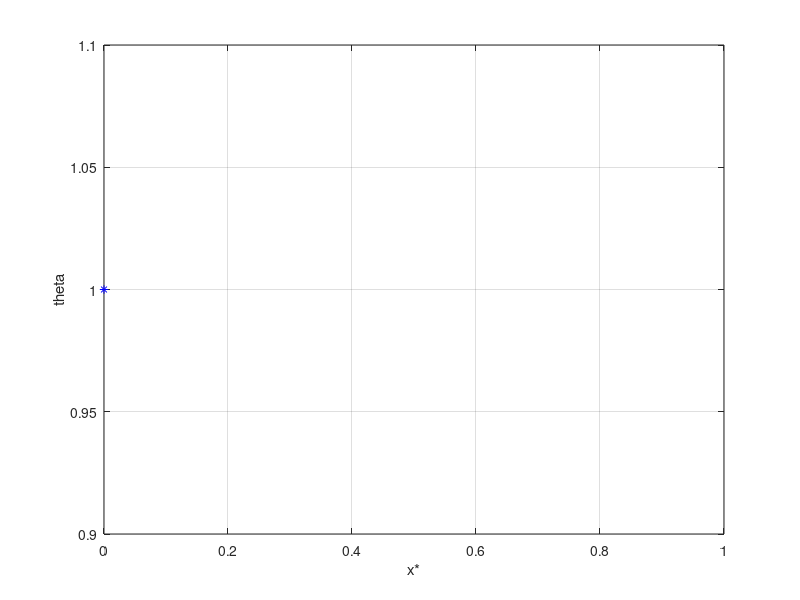

Source code (MATLAB):
clear all ; close all ; clc ;

% definition of parameters %
L = 0.2 ; % length of fin
R = 0.01 ; % radius of fin
h = 25 ; % convection heat transfer coefficient of ambient
C = 897 ; % specific heat capacity of fin
rho = 2700 ; % density of fin
k = 200 ; % conduction heat transfer coefficient
Tinf = 300 ; % ambient temperature in kelvin
Tbase = 500 ; % temperature of base of fin
teta_base = 1 ; % dimensionless temperature at base
P = 2*pi*R ; % perimeter of fin
A_s = pi*R^2 ; % cross section area of fin
m = (h*P/(k*A_s))^0.5 ;
% mesh creation
n = 10 ; % number of divisions
deltax = 1/n ;
alpha = k/(rho*C);
nu = 0.5 ;
deltat = nu*(deltax^2) ;
NTS = 1000; % number of time steps

B = deltat/(deltax^2);
S =(1-2*B-deltat*(m*L)^2);

% initial condition
theta(1,1)=1; % for left boundary node
for j=2:n+1
theta(1,j)=0 ;
end

t = 0 ;
% for using CTCS we have to march first step by BTCS or FTCS, we use BTCS here
% assembling coefficient matrix A in sparse form
A=sparse([],[],[],n+1,n+1); % allocation of sparse matrix A
% time loop
t = t + deltat ;
A(1,1)=1;% left boundary node
b(1,1)= 1 ;% left boundary condition
for i=2:n ; % interior nodes
    A(i,i)= S -2 ;
    A(i,i-1)= B;
    A(i,i+1)= B ;
    b(i,1)= -theta(1,i) ;
end
b(n+1,1) = -theta(1,n+1); % right boundary condition
% right boundary node
A(n+1,n)= 2*B ;
A(n+1,n+1)= S-2-(2*B*h*L*deltax)/k ;

% solving system of equations
% solution=gmres(A,b,[],1e-7,1000);
solution=A\b;
theta(2,:)= solution' ;
theta=theta';

% we march other steps by CTCS discretization method
U=sparse([],[],[],n+1,n+1); % allocation of sparse matrix A
V=sparse([],[],[],n+1,n+1);
U(1,1)=1;% left boundary node
for i=2:n ; % interior nodes
    U(i,i)= -4*B-2*deltat*((m*L)^2);
    U(i,i-1)= 2*B;
    U(i,i+1)= 2*B ;
    V(i,i) = 1 ;
end
% right boundary node
U(n+1,n)= 4*B ;
U(n+1,n+1)= -((4*B*h*L*deltax/k) + 4*B + 2*deltat*((m*L)^2)) ;
V(n+1,n+1) = 1 ;
% time loop
for j=2:NTS % "j" stands for time and "i" stands for space
t = t + deltat ;
theta(:,j+1)= U * theta(:,j) + V * theta (:,j-1) ; % left boundary node
 if sum(abs(theta(:,j+1)-theta(:,j))) < 0.00001 % criterion for reaching to steady state
    disp ( ' solution has reached to steady state after ' )
    t
    %break
end
end

% postprocessing
x=linspace(0,1,n+1);
plot(x,theta(:,end),'b*','linewidth',0.5)
grid
xlabel(' x* ' )
ylabel(' theta ' )
